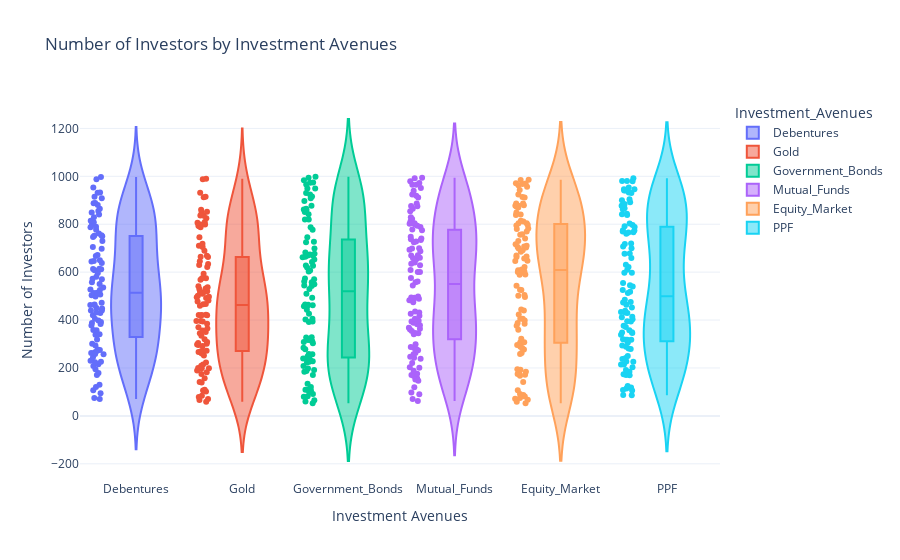

Write notebook code for a chart like this one.
### Markdown cell above
### Compare the popularity of different investment avenues

### Code cell
import pandas as pd
import numpy as np
import plotly.express as px

investment_avenues = ['Debentures', 'Debentures', 'Gold', 'Gold', 'Government_Bonds', 'Government_Bonds',
                      'Mutual_Funds', 'Mutual_Funds', 'Equity_Market', 'Equity_Market', 'PPF', 'PPF']

data = {
    'Investment_Avenues': investment_avenues * 50,  # 12 entries per type * 50 = 600
    'Number_of_Investors': np.random.randint(50, 1000, 600)  # Random integers between 50 and 1000
}

df = pd.DataFrame(data)

fig = px.violin(df, 
                 y='Number_of_Investors', 
                 x='Investment_Avenues',
                 box=True,       
                 points="all",   
                 color='Investment_Avenues',  
                 hover_data=df.columns,  
                 title='Number of Investors by Investment Avenues')


fig.update_layout(
    yaxis_title='Number of Investors',
    xaxis_title='Investment Avenues',
    template='plotly_white'
)


fig.show()

### Figure 1 — Plotly figure (JSON) as saved in the notebook; plotly's stock layout.template omitted (floating-point values rounded to 4 significant figures)
{"data": [{"alignmentgroup": "True", "box": {"visible": true}, "hovertemplate": "Investment_Avenues=%{x}<br>Number_of_Investors=%{y}<extra></extra>", "legendgroup": "Debentures", "marker": {"color": "#636efa"}, "name": "Debentures", "offsetgroup": "Debentures", "orientation": "v", "points": "all", "scalegroup": "True", "showlegend": true, "x": ["Debentures", "Debentures", "Debentures", "Debentures", "Debentures", "Debentures", "Debentures", "Debentures", "Debentures", "Debentures", "Debentures", "Debentures", "Debentures", "Debentures", "Debentures", "Debentures", "Debentures", "Debentures", "Debentures", "Debentures", "Debentures", "Debentures", "Debentures", "Debentures", "Debentures", "Debentures", "Debentures", "Debentures", "Debentures", "Debentures", "Debentures", "Debentures", "Debentures", "Debentures", "Debentures", "Debentures", "Debentures", "Debentures", "Debentures", "Debentures", "Debentures", "Debentures", "Debentures", "Debentures", "Debentures", "Debentures", "Debentures", "Debentures", "Debentures", "Debentures", "Debentures", "Debentures", "Debentures", "Debentures", "Debentures", "Debentures", "Debentures", "Debentures", "Debentures", "Debentures", "Debentures", "Debentures", "Debentures", "Debentures", "Debentures", "Debentures", "Debentures", "Debentures", "Debentures", "Debentures", "Debentures", "Debentures", "Debentures", "Debentures", "Debentures", "Debentures", "Debentures", "Debentures", "Debentures", "Debentures", "Debentures", "Debentures", "Debentures", "Debentures", "Debentures", "Debentures", "Debentures", "Debentures", "Debentures", "Debentures", "Debentures", "Debentures", "Debentures", "Debentures", "Debentures", "Debentures", "Debentures", "Debentures", "Debentures", "Debentures"], "x0": " ", "xaxis": "x", "y": [698, 880, 730, 498, 266, 208, 226, 528, 705, 507, 230, 777, 787, 121, 107, 808, 526, 195, 429, 257, 800, 888, 258, 130, 953, 472, 216, 551, 997, 647, 915, 931, 275, 514, 581, 988, 75, 271, 359, 761, 909, 465, 432, 463, 294, 754, 448, 644, 245, 224, 572, 932, 392, 341, 790, 750, 829, 406, 377, 179, 608, 440, 398, 667, 752, 339, 171, 612, 865, 558, 889, 513, 450, 94, 672, 815, 70, 358, 463, 388, 747, 504, 263, 849, 301, 384, 614, 440, 570, 650, 536, 613, 319, 638, 277, 855, 596, 420, 811, 841], "y0": " ", "yaxis": "y", "type": "violin"}, {"alignmentgroup": "True", "box": {"visible": true}, "hovertemplate": "Investment_Avenues=%{x}<br>Number_of_Investors=%{y}<extra></extra>", "legendgroup": "Gold", "marker": {"color": "#EF553B"}, "name": "Gold", "offsetgroup": "Gold", "orientation": "v", "points": "all", "scalegroup": "True", "showlegend": true, "x": ["Gold", "Gold", "Gold", "Gold", "Gold", "Gold", "Gold", "Gold", "Gold", "Gold", "Gold", "Gold", "Gold", "Gold", "Gold", "Gold", "Gold", "Gold", "Gold", "Gold", "Gold", "Gold", "Gold", "Gold", "Gold", "Gold", "Gold", "Gold", "Gold", "Gold", "Gold", "Gold", "Gold", "Gold", "Gold", "Gold", "Gold", "Gold", "Gold", "Gold", "Gold", "Gold", "Gold", "Gold", "Gold", "Gold", "Gold", "Gold", "Gold", "Gold", "Gold", "Gold", "Gold", "Gold", "Gold", "Gold", "Gold", "Gold", "Gold", "Gold", "Gold", "Gold", "Gold", "Gold", "Gold", "Gold", "Gold", "Gold", "Gold", "Gold", "Gold", "Gold", "Gold", "Gold", "Gold", "Gold", "Gold", "Gold", "Gold", "Gold", "Gold", "Gold", "Gold", "Gold", "Gold", "Gold", "Gold", "Gold", "Gold", "Gold", "Gold", "Gold", "Gold", "Gold", "Gold", "Gold", "Gold", "Gold", "Gold", "Gold"], "x0": " ", "xaxis": "x", "y": [664, 915, 419, 630, 421, 482, 799, 304, 106, 529, 710, 663, 517, 460, 271, 267, 646, 350, 157, 296, 861, 705, 988, 806, 308, 467, 913, 260, 836, 517, 799, 298, 634, 271, 182, 200, 990, 575, 356, 396, 141, 510, 370, 537, 532, 497, 198, 109, 593, 689, 792, 520, 320, 189, 139, 931, 70, 79, 492, 199, 422, 301, 835, 719, 335, 223, 825, 668, 622, 199, 84, 272, 209, 852, 420, 394, 345, 102, 794, 568, 365, 575, 292, 495, 252, 541, 385, 746, 66, 787, 175, 215, 466, 396, 849, 809, 502, 421, 477, 59], "y0": " ", "yaxis": "y", "type": "violin"}, {"alignmentgroup": "True", "box": {"visible": true}, "hovertemplate": "Investment_Avenues=%{x}<br>Number_of_Investors=%{y}<extra></extra>", "legendgroup": "Government_Bonds", "marker": {"color": "#00cc96"}, "name": "Government_Bonds", "offsetgroup": "Government_Bonds", "orientation": "v", "points": "all", "scalegroup": "True", "showlegend": true, "x": ["Government_Bonds", "Government_Bonds", "Government_Bonds", "Government_Bonds", "Government_Bonds", "Government_Bonds", "Government_Bonds", "Government_Bonds", "Government_Bonds", "Government_Bonds", "Government_Bonds", "Government_Bonds", "Government_Bonds", "Government_Bonds", "Government_Bonds", "Government_Bonds", "Government_Bonds", "Government_Bonds", "Government_Bonds", "Government_Bonds", "Government_Bonds", "Government_Bonds", "Government_Bonds", "Government_Bonds", "Government_Bonds", "Government_Bonds", "Government_Bonds", "Government_Bonds", "Government_Bonds", "Government_Bonds", "Government_Bonds", "Government_Bonds", "Government_Bonds", "Government_Bonds", "Government_Bonds", "Government_Bonds", "Government_Bonds", "Government_Bonds", "Government_Bonds", "Government_Bonds", "Government_Bonds", "Government_Bonds", "Government_Bonds", "Government_Bonds", "Government_Bonds", "Government_Bonds", "Government_Bonds", "Government_Bonds", "Government_Bonds", "Government_Bonds", "Government_Bonds", "Government_Bonds", "Government_Bonds", "Government_Bonds", "Government_Bonds", "Government_Bonds", "Government_Bonds", "Government_Bonds", "Government_Bonds", "Government_Bonds", "Government_Bonds", "Government_Bonds", "Government_Bonds", "Government_Bonds", "Government_Bonds", "Government_Bonds", "Government_Bonds", "Government_Bonds", "Government_Bonds", "Government_Bonds", "Government_Bonds", "Government_Bonds", "Government_Bonds", "Government_Bonds", "Government_Bonds", "Government_Bonds", "Government_Bonds", "Government_Bonds", "Government_Bonds", "Government_Bonds", "Government_Bonds", "Government_Bonds", "Government_Bonds", "Government_Bonds", "Government_Bonds", "Government_Bonds", "Government_Bonds", "Government_Bonds", "Government_Bonds", "Government_Bonds", "Government_Bonds", "Government_Bonds", "Government_Bonds", "Government_Bonds", "Government_Bonds", "Government_Bonds", "Government_Bonds", "Government_Bonds", "Government_Bonds", "Government_Bonds"], "x0": " ", "xaxis": "x", "y": [984, 223, 727, 909, 973, 930, 842, 316, 426, 669, 394, 862, 493, 851, 171, 443, 607, 699, 561, 402, 248, 627, 859, 998, 897, 405, 865, 859, 664, 746, 240, 258, 662, 603, 228, 91, 916, 653, 974, 109, 777, 53, 465, 134, 459, 558, 570, 235, 820, 109, 542, 312, 232, 192, 198, 924, 80, 674, 65, 530, 682, 949, 121, 462, 187, 820, 392, 787, 573, 877, 278, 328, 240, 82, 966, 208, 949, 510, 464, 184, 303, 725, 670, 642, 327, 628, 226, 458, 317, 544, 308, 550, 106, 257, 101, 677, 994, 60, 284, 619], "y0": " ", "yaxis": "y", "type": "violin"}, {"alignmentgroup": "True", "box": {"visible": true}, "hovertemplate": "Investment_Avenues=%{x}<br>Number_of_Investors=%{y}<extra></extra>", "legendgroup": "Mutual_Funds", "marker": {"color": "#ab63fa"}, "name": "Mutual_Funds", "offsetgroup": "Mutual_Funds", "orientation": "v", "points": "all", "scalegroup": "True", "showlegend": true, "x": ["Mutual_Funds", "Mutual_Funds", "Mutual_Funds", "Mutual_Funds", "Mutual_Funds", "Mutual_Funds", "Mutual_Funds", "Mutual_Funds", "Mutual_Funds", "Mutual_Funds", "Mutual_Funds", "Mutual_Funds", "Mutual_Funds", "Mutual_Funds", "Mutual_Funds", "Mutual_Funds", "Mutual_Funds", "Mutual_Funds", "Mutual_Funds", "Mutual_Funds", "Mutual_Funds", "Mutual_Funds", "Mutual_Funds", "Mutual_Funds", "Mutual_Funds", "Mutual_Funds", "Mutual_Funds", "Mutual_Funds", "Mutual_Funds", "Mutual_Funds", "Mutual_Funds", "Mutual_Funds", "Mutual_Funds", "Mutual_Funds", "Mutual_Funds", "Mutual_Funds", "Mutual_Funds", "Mutual_Funds", "Mutual_Funds", "Mutual_Funds", "Mutual_Funds", "Mutual_Funds", "Mutual_Funds", "Mutual_Funds", "Mutual_Funds", "Mutual_Funds", "Mutual_Funds", "Mutual_Funds", "Mutual_Funds", "Mutual_Funds", "Mutual_Funds", "Mutual_Funds", "Mutual_Funds", "Mutual_Funds", "Mutual_Funds", "Mutual_Funds", "Mutual_Funds", "Mutual_Funds", "Mutual_Funds", "Mutual_Funds", "Mutual_Funds", "Mutual_Funds", "Mutual_Funds", "Mutual_Funds", "Mutual_Funds", "Mutual_Funds", "Mutual_Funds", "Mutual_Funds", "Mutual_Funds", "Mutual_Funds", "Mutual_Funds", "Mutual_Funds", "Mutual_Funds", "Mutual_Funds", "Mutual_Funds", "Mutual_Funds", "Mutual_Funds", "Mutual_Funds", "Mutual_Funds", "Mutual_Funds", "Mutual_Funds", "Mutual_Funds", "Mutual_Funds", "Mutual_Funds", "Mutual_Funds", "Mutual_Funds", "Mutual_Funds", "Mutual_Funds", "Mutual_Funds", "Mutual_Funds", "Mutual_Funds", "Mutual_Funds", "Mutual_Funds", "Mutual_Funds", "Mutual_Funds", "Mutual_Funds", "Mutual_Funds", "Mutual_Funds", "Mutual_Funds", "Mutual_Funds"], "x0": " ", "xaxis": "x", "y": [658, 274, 601, 389, 62, 794, 802, 788, 669, 166, 346, 694, 912, 493, 361, 436, 474, 243, 364, 725, 341, 120, 283, 748, 368, 299, 734, 98, 635, 775, 257, 822, 483, 972, 654, 609, 687, 875, 800, 171, 601, 660, 876, 157, 152, 940, 354, 992, 394, 558, 813, 699, 951, 965, 494, 640, 288, 418, 485, 201, 737, 865, 740, 994, 804, 203, 829, 561, 378, 176, 397, 345, 629, 279, 700, 576, 778, 383, 239, 432, 489, 887, 71, 426, 854, 728, 221, 147, 188, 247, 965, 924, 263, 498, 90, 671, 405, 919, 979, 544], "y0": " ", "yaxis": "y", "type": "violin"}, {"alignmentgroup": "True", "box": {"visible": true}, "hovertemplate": "Investment_Avenues=%{x}<br>Number_of_Investors=%{y}<extra></extra>", "legendgroup": "Equity_Market", "marker": {"color": "#FFA15A"}, "name": "Equity_Market", "offsetgroup": "Equity_Market", "orientation": "v", "points": "all", "scalegroup": "True", "showlegend": true, "x": ["Equity_Market", "Equity_Market", "Equity_Market", "Equity_Market", "Equity_Market", "Equity_Market", "Equity_Market", "Equity_Market", "Equity_Market", "Equity_Market", "Equity_Market", "Equity_Market", "Equity_Market", "Equity_Market", "Equity_Market", "Equity_Market", "Equity_Market", "Equity_Market", "Equity_Market", "Equity_Market", "Equity_Market", "Equity_Market", "Equity_Market", "Equity_Market", "Equity_Market", "Equity_Market", "Equity_Market", "Equity_Market", "Equity_Market", "Equity_Market", "Equity_Market", "Equity_Market", "Equity_Market", "Equity_Market", "Equity_Market", "Equity_Market", "Equity_Market", "Equity_Market", "Equity_Market", "Equity_Market", "Equity_Market", "Equity_Market", "Equity_Market", "Equity_Market", "Equity_Market", "Equity_Market", "Equity_Market", "Equity_Market", "Equity_Market", "Equity_Market", "Equity_Market", "Equity_Market", "Equity_Market", "Equity_Market", "Equity_Market", "Equity_Market", "Equity_Market", "Equity_Market", "Equity_Market", "Equity_Market", "Equity_Market", "Equity_Market", "Equity_Market", "Equity_Market", "Equity_Market", "Equity_Market", "Equity_Market", "Equity_Market", "Equity_Market", "Equity_Market", "Equity_Market", "Equity_Market", "Equity_Market", "Equity_Market", "Equity_Market", "Equity_Market", "Equity_Market", "Equity_Market", "Equity_Market", "Equity_Market", "Equity_Market", "Equity_Market", "Equity_Market", "Equity_Market", "Equity_Market", "Equity_Market", "Equity_Market", "Equity_Market", "Equity_Market", "Equity_Market", "Equity_Market", "Equity_Market", "Equity_Market", "Equity_Market", "Equity_Market", "Equity_Market", "Equity_Market", "Equity_Market", "Equity_Market", "Equity_Market"], "x0": " ", "xaxis": "x", "y": [59, 879, 263, 703, 877, 914, 67, 621, 699, 758, 595, 589, 608, 741, 887, 307, 601, 168, 289, 527, 870, 691, 669, 322, 178, 839, 91, 797, 963, 440, 388, 924, 306, 986, 72, 505, 985, 804, 716, 648, 685, 405, 849, 873, 258, 968, 75, 543, 770, 406, 81, 795, 804, 53, 175, 604, 647, 943, 707, 496, 657, 172, 841, 304, 887, 971, 970, 815, 193, 663, 611, 502, 398, 376, 184, 912, 107, 730, 83, 665, 360, 277, 780, 756, 141, 195, 957, 385, 296, 87, 811, 282, 782, 877, 444, 423, 710, 525, 705, 590], "y0": " ", "yaxis": "y", "type": "violin"}, {"alignmentgroup": "True", "box": {"visible": true}, "hovertemplate": "Investment_Avenues=%{x}<br>Number_of_Investors=%{y}<extra></extra>", "legendgroup": "PPF", "marker": {"color": "#19d3f3"}, "name": "PPF", "offsetgroup": "PPF", "orientation": "v", "points": "all", "scalegroup": "True", "showlegend": true, "x": ["PPF", "PPF", "PPF", "PPF", "PPF", "PPF", "PPF", "PPF", "PPF", "PPF", "PPF", "PPF", "PPF", "PPF", "PPF", "PPF", "PPF", "PPF", "PPF", "PPF", "PPF", "PPF", "PPF", "PPF", "PPF", "PPF", "PPF", "PPF", "PPF", "PPF", "PPF", "PPF", "PPF", "PPF", "PPF", "PPF", "PPF", "PPF", "PPF", "PPF", "PPF", "PPF", "PPF", "PPF", "PPF", "PPF", "PPF", "PPF", "PPF", "PPF", "PPF", "PPF", "PPF", "PPF", "PPF", "PPF", "PPF", "PPF", "PPF", "PPF", "PPF", "PPF", "PPF", "PPF", "PPF", "PPF", "PPF", "PPF", "PPF", "PPF", "PPF", "PPF", "PPF", "PPF", "PPF", "PPF", "PPF", "PPF", "PPF", "PPF", "PPF", "PPF", "PPF", "PPF", "PPF", "PPF", "PPF", "PPF", "PPF", "PPF", "PPF", "PPF", "PPF", "PPF", "PPF", "PPF", "PPF", "PPF", "PPF", "PPF"], "x0": " ", "xaxis": "x", "y": [885, 279, 720, 622, 792, 540, 659, 174, 432, 700, 876, 125, 242, 767, 941, 678, 376, 717, 788, 631, 877, 214, 610, 766, 306, 598, 114, 430, 394, 250, 171, 775, 946, 518, 597, 118, 774, 108, 289, 86, 545, 930, 318, 842, 192, 371, 434, 900, 677, 979, 981, 349, 294, 803, 318, 439, 933, 184, 226, 953, 464, 797, 904, 237, 526, 414, 555, 87, 318, 844, 357, 475, 760, 452, 339, 892, 946, 348, 215, 981, 203, 485, 281, 513, 403, 992, 863, 227, 839, 867, 346, 320, 770, 412, 473, 395, 707, 106, 941, 170], "y0": " ", "yaxis": "y", "type": "violin"}], "layout": {"xaxis": {"anchor": "y", "domain": [0, 1], "title": {"text": "Investment Avenues"}, "categoryorder": "array", "categoryarray": ["Debentures", "Gold", "Government_Bonds", "Mutual_Funds", "Equity_Market", "PPF"]}, "yaxis": {"anchor": "x", "domain": [0, 1], "title": {"text": "Number of Investors"}}, "legend": {"title": {"text": "Investment_Avenues"}, "tracegroupgap": 0}, "title": {"text": "Number of Investors by Investment Avenues"}, "violinmode": "overlay"}}
